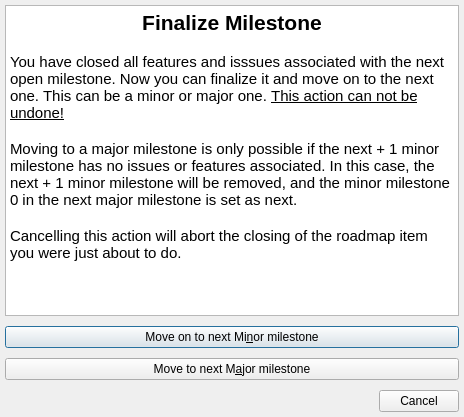
<?xml version="1.0" encoding="UTF-8"?>
<ui version="4.0">
 <class>Dialog</class>
 <widget class="QDialog" name="Dialog">
  <property name="geometry">
   <rect>
    <x>0</x>
    <y>0</y>
    <width>464</width>
    <height>417</height>
   </rect>
  </property>
  <property name="windowTitle">
   <string>Finalize Milestone</string>
  </property>
  <property name="modal">
   <bool>true</bool>
  </property>
  <layout class="QGridLayout" name="gridLayout">
   <property name="margin">
    <number>5</number>
   </property>
   <property name="spacing">
    <number>10</number>
   </property>
   <item row="0" column="0">
    <widget class="QTextEdit" name="textEdit">
     <property name="readOnly">
      <bool>true</bool>
     </property>
     <property name="html">
      <string>&lt;!DOCTYPE HTML PUBLIC &quot;-//W3C//DTD HTML 4.0//EN&quot; &quot;http://www.w3.org/TR/REC-html40/strict.dtd&quot;&gt;
&lt;html&gt;&lt;head&gt;&lt;meta name=&quot;qrichtext&quot; content=&quot;1&quot; /&gt;&lt;style type=&quot;text/css&quot;&gt;
p, li { white-space: pre-wrap; }
&lt;/style&gt;&lt;/head&gt;&lt;body style=&quot; font-family:'Ubuntu'; font-size:11pt; font-weight:400; font-style:normal;&quot;&gt;
&lt;p align=&quot;center&quot; style=&quot; margin-top:0px; margin-bottom:0px; margin-left:0px; margin-right:0px; -qt-block-indent:0; text-indent:0px;&quot;&gt;&lt;span style=&quot; font-size:16pt; font-weight:600;&quot;&gt;Finalize Milestone&lt;/span&gt;&lt;/p&gt;
&lt;p style=&quot;-qt-paragraph-type:empty; margin-top:0px; margin-bottom:0px; margin-left:0px; margin-right:0px; -qt-block-indent:0; text-indent:0px;&quot;&gt;&lt;br /&gt;&lt;/p&gt;
&lt;p style=&quot; margin-top:0px; margin-bottom:0px; margin-left:0px; margin-right:0px; -qt-block-indent:0; text-indent:0px;&quot;&gt;You have closed all features and isssues associated with the next open milestone. Now you can finalize it and move on to the next one. This can be a minor or major one. &lt;span style=&quot; text-decoration: underline;&quot;&gt;This action can not be undone!&lt;/span&gt;&lt;/p&gt;
&lt;p style=&quot;-qt-paragraph-type:empty; margin-top:0px; margin-bottom:0px; margin-left:0px; margin-right:0px; -qt-block-indent:0; text-indent:0px;&quot;&gt;&lt;br /&gt;&lt;/p&gt;
&lt;p style=&quot; margin-top:0px; margin-bottom:0px; margin-left:0px; margin-right:0px; -qt-block-indent:0; text-indent:0px;&quot;&gt;Moving to a major milestone is only possible if the next + 1 minor milestone has no issues or features associated. In this case, the next + 1 minor milestone will be removed, and the minor milestone 0 in the next major milestone is set as next.&lt;/p&gt;
&lt;p style=&quot;-qt-paragraph-type:empty; margin-top:0px; margin-bottom:0px; margin-left:0px; margin-right:0px; -qt-block-indent:0; text-indent:0px;&quot;&gt;&lt;br /&gt;&lt;/p&gt;
&lt;p style=&quot; margin-top:0px; margin-bottom:0px; margin-left:0px; margin-right:0px; -qt-block-indent:0; text-indent:0px;&quot;&gt;Cancelling this action will abort the closing of the roadmap item you were just about to do.&lt;/p&gt;&lt;/body&gt;&lt;/html&gt;</string>
     </property>
    </widget>
   </item>
   <item row="1" column="0">
    <widget class="QPushButton" name="push_finalize_minor">
     <property name="text">
      <string>Move on to next Mi&amp;nor milestone</string>
     </property>
    </widget>
   </item>
   <item row="2" column="0">
    <widget class="QPushButton" name="push_finalize_major">
     <property name="text">
      <string>Move to next M&amp;ajor milestone</string>
     </property>
    </widget>
   </item>
   <item row="3" column="0">
    <widget class="QDialogButtonBox" name="buttonBox">
     <property name="orientation">
      <enum>Qt::Horizontal</enum>
     </property>
     <property name="standardButtons">
      <set>QDialogButtonBox::Cancel</set>
     </property>
    </widget>
   </item>
  </layout>
 </widget>
 <tabstops>
  <tabstop>push_finalize_minor</tabstop>
  <tabstop>push_finalize_major</tabstop>
  <tabstop>buttonBox</tabstop>
  <tabstop>textEdit</tabstop>
 </tabstops>
 <resources/>
 <connections>
  <connection>
   <sender>buttonBox</sender>
   <signal>accepted()</signal>
   <receiver>Dialog</receiver>
   <slot>accept()</slot>
   <hints>
    <hint type="sourcelabel">
     <x>248</x>
     <y>254</y>
    </hint>
    <hint type="destinationlabel">
     <x>157</x>
     <y>274</y>
    </hint>
   </hints>
  </connection>
  <connection>
   <sender>buttonBox</sender>
   <signal>rejected()</signal>
   <receiver>Dialog</receiver>
   <slot>reject()</slot>
   <hints>
    <hint type="sourcelabel">
     <x>316</x>
     <y>260</y>
    </hint>
    <hint type="destinationlabel">
     <x>286</x>
     <y>274</y>
    </hint>
   </hints>
  </connection>
 </connections>
</ui>
